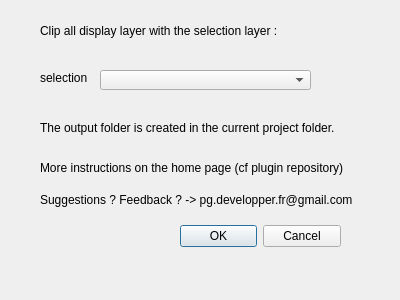
<?xml version="1.0" encoding="UTF-8"?>
<ui version="4.0">
 <class>ClipMultipleLayers</class>
 <widget class="QDialog" name="ClipMultipleLayers">
  <property name="geometry">
   <rect>
    <x>0</x>
    <y>0</y>
    <width>400</width>
    <height>300</height>
   </rect>
  </property>
  <property name="minimumSize">
   <size>
    <width>372</width>
    <height>266</height>
   </size>
  </property>
  <property name="maximumSize">
   <size>
    <width>400</width>
    <height>300</height>
   </size>
  </property>
  <property name="windowTitle">
   <string>ClipMultipleLayers</string>
  </property>
  <widget class="QDialogButtonBox" name="button_box">
   <property name="geometry">
    <rect>
     <x>180</x>
     <y>220</y>
     <width>161</width>
     <height>32</height>
    </rect>
   </property>
   <property name="orientation">
    <enum>Qt::Horizontal</enum>
   </property>
   <property name="standardButtons">
    <set>QDialogButtonBox::Cancel|QDialogButtonBox::Ok</set>
   </property>
  </widget>
  <widget class="QLabel" name="label_2">
   <property name="geometry">
    <rect>
     <x>40</x>
     <y>120</y>
     <width>341</width>
     <height>16</height>
    </rect>
   </property>
   <property name="text">
    <string>The output folder is created in the current project folder.</string>
   </property>
  </widget>
  <widget class="QLabel" name="label_3">
   <property name="geometry">
    <rect>
     <x>40</x>
     <y>190</y>
     <width>341</width>
     <height>20</height>
    </rect>
   </property>
   <property name="text">
    <string>Suggestions ? Feedback ? -&gt; pg.developper.fr@gmail.com</string>
   </property>
  </widget>
  <widget class="QLabel" name="label_4">
   <property name="geometry">
    <rect>
     <x>40</x>
     <y>10</y>
     <width>271</width>
     <height>41</height>
    </rect>
   </property>
   <property name="text">
    <string>Clip all display layer with the selection layer :</string>
   </property>
  </widget>
  <widget class="QLabel" name="label_6">
   <property name="geometry">
    <rect>
     <x>40</x>
     <y>160</y>
     <width>341</width>
     <height>16</height>
    </rect>
   </property>
   <property name="text">
    <string>More instructions on the home page (cf plugin repository)</string>
   </property>
  </widget>
  <widget class="QLabel" name="label">
   <property name="geometry">
    <rect>
     <x>40</x>
     <y>70</y>
     <width>51</width>
     <height>16</height>
    </rect>
   </property>
   <property name="text">
    <string>selection :</string>
   </property>
  </widget>
  <widget class="QComboBox" name="comboBox">
   <property name="geometry">
    <rect>
     <x>100</x>
     <y>70</y>
     <width>211</width>
     <height>20</height>
    </rect>
   </property>
  </widget>
  <widget class="QWidget" name="formLayoutWidget">
   <property name="geometry">
    <rect>
     <x>30</x>
     <y>20</y>
     <width>351</width>
     <height>241</height>
    </rect>
   </property>
   <layout class="QFormLayout" name="formLayout"/>
  </widget>
 </widget>
 <resources/>
 <connections>
  <connection>
   <sender>button_box</sender>
   <signal>accepted()</signal>
   <receiver>ClipMultipleLayers</receiver>
   <slot>accept()</slot>
   <hints>
    <hint type="sourcelabel">
     <x>20</x>
     <y>20</y>
    </hint>
    <hint type="destinationlabel">
     <x>20</x>
     <y>20</y>
    </hint>
   </hints>
  </connection>
  <connection>
   <sender>button_box</sender>
   <signal>rejected()</signal>
   <receiver>ClipMultipleLayers</receiver>
   <slot>reject()</slot>
   <hints>
    <hint type="sourcelabel">
     <x>20</x>
     <y>20</y>
    </hint>
    <hint type="destinationlabel">
     <x>20</x>
     <y>20</y>
    </hint>
   </hints>
  </connection>
 </connections>
</ui>
